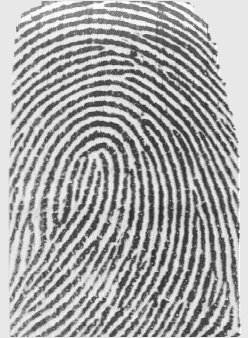
#> input picture Fingerprints/1_1.png, 248 x 338 px, found by its file name
$ python FingerprintIdentificationSystem.py
#> lines starting #> are read from the running program, lines starting #| are printed output that depends on the picture; after the words box and inside, x2 and y2 are one past the last pixel; in counts of white or black regions, pixels touching at a corner belong together
### tester.py
import cv2
import os
import numpy as np
import faceRecognition as fr

def runFaceDetection(inp):
    #This module takes images  stored in diskand performs face recognition
    test_img=cv2.imread(inp)#test_img path
    faces_detected,gray_img=fr.faceDetection(test_img)
    print("faces_detected:",faces_detected)


    #Comment belows lines when running this program second time.Since it saves training.yml file in directory
    #faces,faceID=fr.labels_for_training_data('trainingImages')
    #face_recognizer=fr.train_classifier(faces,faceID)
    #face_recognizer.write('trainingData.yml')


    #Uncomment below line for subsequent runs
    face_recognizer=cv2.face.LBPHFaceRecognizer_create()
    face_recognizer.read('trainingData.yml')#use this to load training data for subsequent runs

    name={0:"Lithish",1:"Sathish",2:"Mathi"}#creating dictionary containing names for each label

    for face in faces_detected:
        (x,y,w,h)=face
        roi_gray=gray_img[y:y+h,x:x+h]
        label,confidence=face_recognizer.predict(roi_gray)#predicting the label of given image
        print("confidence:",confidence)
        print("label:",label)
        fr.draw_rect(test_img,face)
        predicted_name=name[label]
        if(confidence>37):#If confidence more than 37 then don't print predicted face text on screen
            continue
        fr.put_text(test_img,predicted_name,x,y)

    resized_img=cv2.resize(test_img,(1000,1000))
    cv2.imshow("face dtecetion tutorial",resized_img)
    #cv2.waitKey(0)#Waits indefinitely until a key is pressed
    #cv2.destroyAllWindows

    return predicted_name

### faceRecognition.py
import cv2
import os
import numpy as np

#This module contains all common functions that are called in tester.py file


#Given an image below function returns rectangle for face detected alongwith gray scale image
def faceDetection(test_img):
    gray_img=cv2.cvtColor(test_img,cv2.COLOR_BGR2GRAY)#convert color image to grayscale
    face_haar_cascade=cv2.CascadeClassifier('HaarCascade/haarcascade_frontalface_default.xml')#Load haar classifier
    faces=face_haar_cascade.detectMultiScale(gray_img,scaleFactor=1.32,minNeighbors=5)#detectMultiScale returns rectangles

    return faces,gray_img

#Given a directory below function returns part of gray_img which is face alongwith its label/ID
# [33 lines left out: functions labels_for_training_data, train_classifier, not called in this run]

#Below function draws bounding boxes around detected face in image
def draw_rect(test_img,face):
    (x,y,w,h)=face
    cv2.rectangle(test_img,(x,y),(x+w,y+h),(255,0,0),thickness=5)

#Below function writes name of person for detected label
def put_text(test_img,text,x,y):
    cv2.putText(test_img,text,(x,y),cv2.FONT_HERSHEY_DUPLEX,2,(255,0,0),4)

### FingerprintIdentificationSystem.py
from tkinter import *
import tkinter as tk
from PIL import ImageTk,Image
import webbrowser

import cv2
import os
import numpy as np
from matplotlib import pyplot as plot_img

import tester as te


# /======================== Applying Contrast to remove Noise ============\
# Apply contrast to expose darker parts of fingerprint.
def apply_Contrast(img):
    alpha = 0.5 # assigned weight to the first image
    beta = 0.5 # assigned weight to the second image
    img_second = np.zeros(img.shape, img.dtype) # second image, copy of first one
    contrast = cv2.addWeighted(img, alpha, img_second, 0, beta) # applying contrast
    return contrast

# \======================== Applying Contrast to remove Noise ============/


# /======================== Applying Binarization to remove Noise ============\
# Binarization is applied to the contrasted image to remove any unwanted pixels.
# Binary colors of black and white allows the matching to be more accurate as the
# pattern of the fingerprint is more exposed.
def apply_Binarization(img):
    # if pixel value is greater then the threshold value it is assigned a singular color of either black or white
    _, mask = cv2.threshold(img, 100, 255, cv2.THRESH_BINARY_INV)
    return mask

# \======================== Applying Binarization to remove Noise ============/


# /======================== Applying Thinning through Erosion to remove Noise ============\
# The fingerprint is thinned out incase there are ridges on the print that overlap
def apply_Erosion(img):
    kernal = np.ones((3,3), np.uint8) # shape applied to image, 3x3 square shape is applied to contrast image
    erosion = cv2.erode(img, kernal, iterations=1) # erosion mask applied to the contrast image to thin fingerprint ridges
    return erosion


# \======================== Applying Thinning through Erosion to remove Noise ============/


# /======================== Show Feature Points ========================================\
# distinguish fingerprint as blue by replacing all white pixels with blue pixels
def apply_highlighting(img):
    feature_points = cv2.cvtColor(img, cv2.COLOR_BGR2RGB)
    Image_blue = np.array(feature_points, copy=True)

    white_px = np.asarray([255, 255, 255])
    blue_px = np.asarray([0  , 255  , 255  ])

    (row, col, _) = feature_points.shape

    for r in range(row):
        for c in range(col):
            px = feature_points[r][c]
            if all(px == white_px):
                Image_blue[r][c] = blue_px

    return Image_blue

# \======================== Show Feature Points ===========================================/


# /======================== Show Feature Points ========================================\
# distinguish fingerprint as blue by replacing all white pixels with blue pixels
def show_featurepoints(img):

    #show feature points found in fingerprint using orb detector
    orb  = cv2.ORB_create(nfeatures=1200)
    keypoints, descriptors = orb.detectAndCompute(img, None)
    featurepoint_img = img
    featurepoint_img = cv2.drawKeypoints(featurepoint_img, keypoints, None, color=(255, 0 ,0))

    return featurepoint_img

# \======================== Show Feature Points ===========================================/


# /======================== Getting input=========================================\
print("\nEnter User to initialize:\n1=>Lithish\n2=>Sathish\n3=>Mathi\n\nChoice: ")
choice = int(input())-1
#> the answer given: 1
if(choice>2):
    print("\nYou have entered wrong choice\n")
    os._exit(0)
print("Choice = ",choice+1)

# \======================== Getting input=========================================/


# /======================== Applying and matching=========================================\

# Database images
DB=["Database\\1_1.png", "Database\\1_2.png","Database\\1_3.png"]
source_images=["Fingerprints\\1_1.png","Fingerprints\\1_2.png","Fingerprints\\1_3.png"]
# User names and ride modes
User_list=["Lithish","Sathish","Mathi"]
Ride_mode=["Eco", "Comfort", "Sport"]
User = -1 # initialize to select no user


for count in range(0, 3):
    # source_image is the captured fingerprint to be tested, test_against_image is the fingerprint to test the source_image against
    source_image = source_images[choice]
    test_against_image = DB[count]


    # read in the fingerprint captured and show the original image:
    img = cv2.imread(source_image) # user fingerprint image
#> img is the input picture: shape (338, 248, 3); min 40, max 255, mean 166.7
    database_image = cv2.imread(test_against_image) # image read from database folder
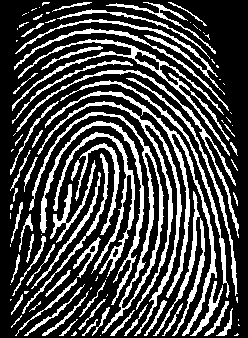
#> input picture Database/1_1.png, 248 x 338 px, found by its file name
#> database_image is the input picture: shape (338, 248, 3); 28% white; 105 white regions (43 under 20 px), largest, box (x1, y1, x2, y2) and area: (45, 91, 217, 336) 2016, (37, 101, 182, 336) 1906, (29, 112, 164, 334) 1842
    height, width, channels = img.shape # grab size of read iamges
#> height = 338; width = 248; channels = 3


    # /======================== Applying each process to fingerprint for analysis ==============================\

    # applying image processing to user fingerprints
    analyzed_image = img
    contrast = apply_Contrast(img)
    analyzed_image = contrast
    mask = apply_Binarization(contrast)
#> in apply_Binarization, `_, mask = cv2.threshold(img, 100, 255, cv2.THRESH_BINARY_INV)`: mask: shape (338, 248, 3); 54.6% white; 40 black regions (22 under 20 px), largest, box (x1, y1, x2, y2) and area: (0, 0, 248, 338) 35081, (58, 138, 125, 220) 665, (190, 151, 222, 302) 441
    analyzed_image = mask
    erosion = apply_Erosion(mask)
    analyzed_image = erosion
    Image_blue = apply_highlighting(erosion)
#> after the loop in apply_highlighting, `for r in range(row):`:
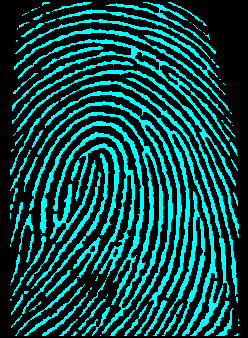
#> Image_blue: shape (338, 248, 3); mean R, G, B 0, 71.3, 71.3
    featurepoint_img = show_featurepoints(Image_blue)
#> in show_featurepoints, `keypoints, descriptors = orb.detectAndCompute(img, None)`: keypoints = 1129 keypoints; strongest (x, y, size): (123, 305, 31), (88, 154, 31), (158, 63, 31), (177, 78, 31)
#> in show_featurepoints, `featurepoint_img = cv2.drawKeypoints(featurepoint_img, keypoints, None..`:
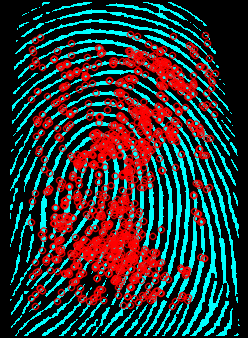
#> featurepoint_img: shape (338, 248, 3); mean R, G, B 47.4, 53.6, 53.6

    # applying image processing to tested fingerprint in database
    Image_blue2 = apply_highlighting(database_image)


    process_done = ["Original", "Contrast","Binarization","Thinning", "Highlighting", "Feature Points"]
    images = [img, contrast, mask, erosion, Image_blue, featurepoint_img]

    # plot all transformations done to the fingerprint
    for i in range(6):
        plot_img.subplot(2, 3, i+1), plot_img.imshow(images[i], 'gray')
        plot_img.title(process_done[i])
        plot_img.xticks([]),plot_img.yticks([])


    # ======================== Applying each process to fingerprint for analysis ===============================/


    # /======================== Feature Matching using ORB Detection ===========================================\
    orb  = cv2.ORB_create(nfeatures=150)

    match_results_img = cv2.cvtColor(Image_blue, cv2.COLOR_RGB2BGR) #convert image back
    match_results_img2 = cv2.cvtColor(Image_blue2, cv2.COLOR_RGB2BGR) #convert image back

    # Feature Matching using ORB Detection
    keypoints_img1, des1 = orb.detectAndCompute(analyzed_image, None) # Determine all keypoints in image 1
#> keypoints_img1 = 150 keypoints; strongest (x, y, size): (123, 305, 31), (88, 154, 31), (158, 63, 31), (177, 78, 31)
    keypoints_img2, des2 = orb.detectAndCompute(database_image, None) # Determine all keypoints in image 2
#> keypoints_img2 has the same summary as keypoints_img1

    # Brute Force Matching
    brute_f = cv2.BFMatcher(cv2.NORM_HAMMING, crossCheck=True)
    matchesOriginal = brute_f.match(des1, des1)  # Match image 1 with it self to find out how many keypoints there are for image matching
#> matchesOriginal = 150 matches
    matchesNew = brute_f.match(des1, des2)   # Match image 1 with image 2 to find out how many related keypoints there are between the two images
#> matchesNew = 150 matches

    # The match rate is determined by getting the total matches between image 1 and itself, and then dividing it by the number of matches for image 1 and 2.
    # The reason for this calculation is because image 1 matching with itself is essentially a 100% match rate, this gives us the number of keypoints for a
    # a perfect match. We can then get the match rate by dividing the match ratio of image 1 and 2, by the ideal match rate by comparing how many keypoints
    # are found and dividing the total keypoints.
    match_rate = (len(matchesNew)/len(matchesOriginal))*100
#> match_rate = 100


    # Draw all matches in new window
    matching_result = cv2.drawMatches(match_results_img, keypoints_img1, match_results_img2, keypoints_img2, matchesNew, None, matchColor=(0, 0 ,255))


    # Output for results of matching
    # Show text for Match Rate of Two Images
    match_height, match_width, match_channels = img.shape # grab size of match results image
#> match_height = 338; match_width = 248; match_channels = 3
    b,g,r,a = 255,255,255,0
    repeat_draw = 10 # used to redraw the text drawn, the lower the value the lower the opacity the text will be
    for x in range(repeat_draw):
        cv2.putText(matching_result,"Match Rate: " + str(match_rate) + "%", ( int(match_width/2),int(match_height-10)), cv2.FONT_HERSHEY_SIMPLEX , 0.7, (b,g,r), 1, cv2.LINE_AA) #here
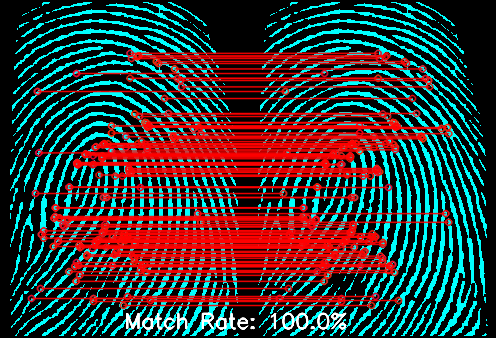
#> matching_result: shape (338, 496, 3); mean B, G, R 55.7, 55.7, 56.5


    # If the match rate is greater then 90% we have a match on the fingerprint
    b,g,r,a = 0,255,0,0
    if match_rate > 90:
        User = count
        for x in range(repeat_draw):
            cv2.putText(matching_result,"FINGERPRINT MATCH FOUND.", ( int(match_width/2)-30,int(match_height-30)), cv2.FONT_HERSHEY_SIMPLEX , 0.7, (b,g,r), 1, cv2.LINE_AA) #here
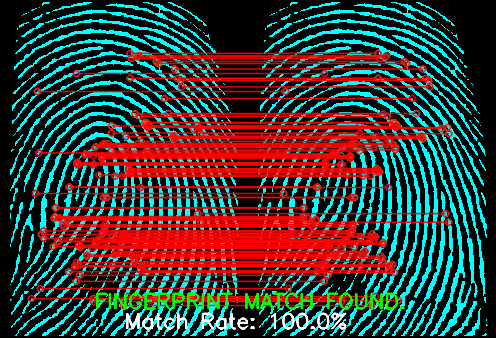
#> matching_result: shape (338, 496, 3); 1.36% of pixels changed, all inside (x1, y1, x2, y2) = (96, 292, 405, 310)


    else:
        for x in range(repeat_draw):
            cv2.putText(matching_result,"NO MATCH FOUND.", ( int(match_width/2),int(match_height-30)), cv2.FONT_HERSHEY_SIMPLEX , 0.7, (b,g,r), 1, cv2.LINE_AA) #here


    # output matching results
    cv2.imshow("Matching Fingerprint Results:", cv2.resize(matching_result, (512, 348)))


    # \======================== Feature Matching using ORB Detection ===========================================/


    # setting sizes and title for window
    fig = plot_img.gcf()
    fig.set_size_inches(8.5, 6, forward=True)
    fig.canvas.manager.set_window_title(' Fingerprint Identification System')
    plot_img.show()

    if User!=-1:
        break


print("fingerPrint: ",User_list[User])

# \======================== Applying and matching=========================================/

#/=========================== Facial Recognition ===========================================\
faceinp =['TestImages/Lithish.jpg', 'TestImages/Sathish.jpg', 'TestImages/Mathi.jpg']

faceid=te.runFaceDetection(faceinp[choice])
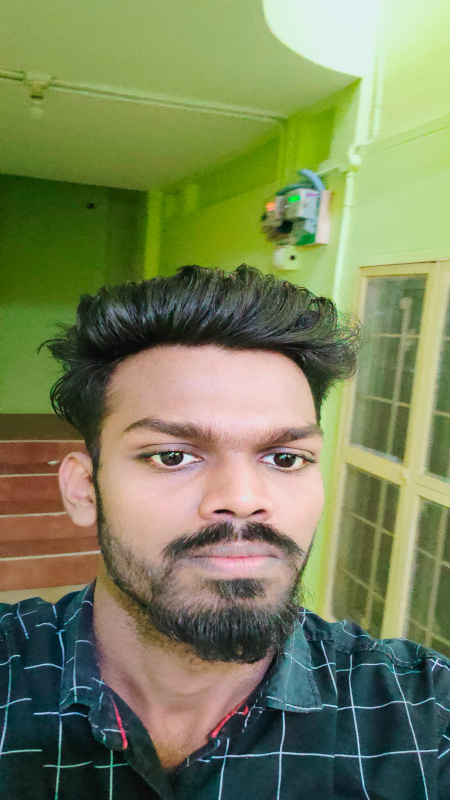
#> input picture Lithish.jpg, 450 x 800 px, found by its file name
#> in runFaceDetection, test_img is the input picture: shape (800, 450, 3); mean B, G, R 90.9, 130.7, 121.6
#> in faceDetection, `gray_img=cv2.cvtColor(test_img,cv2.COLOR_BGR2GRAY)#convert color image..`:
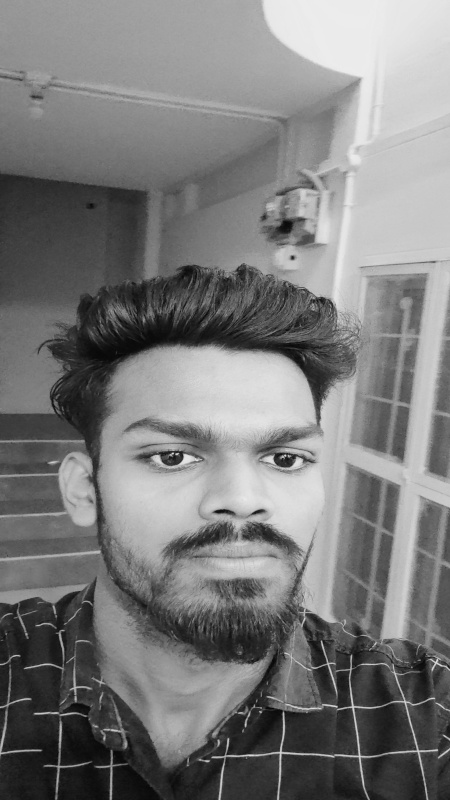
#> gray_img: shape (800, 450); min 6, max 238, mean 123.4
#> in faceDetection, `faces=face_haar_cascade.detectMultiScale(gray_img,scaleFactor=1.32,min..`: faces = [[84, 340, 296, 296]]
#| faces_detected: [[ 84 340 296 296]]
#> (the run stopped early here; a loop or call above may not have finished)
